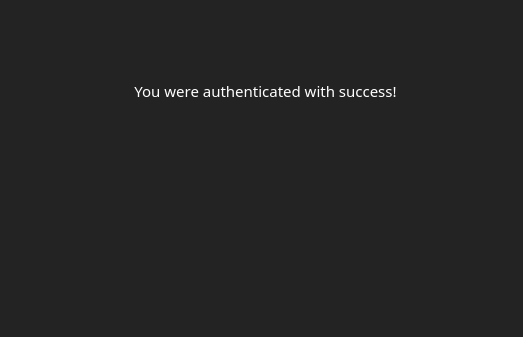
<?xml version="1.0" encoding="UTF-8"?>
<ui version="4.0">
 <class>msg_success</class>
 <widget class="QDialog" name="msg_success">
  <property name="geometry">
   <rect>
    <x>0</x>
    <y>0</y>
    <width>523</width>
    <height>337</height>
   </rect>
  </property>
  <property name="maximumSize">
   <size>
    <width>523</width>
    <height>337</height>
   </size>
  </property>
  <property name="windowTitle">
   <string>Success Message</string>
  </property>
  <property name="windowIcon">
   <iconset>
    <normaloff>images/main_icon.png</normaloff>images/main_icon.png</iconset>
  </property>
  <property name="toolTip">
   <string>authentication success</string>
  </property>
  <property name="styleSheet">
   <string notr="true">background-color: rgb(35, 35, 35);
border-color: rgb(42, 42, 42);
color: rgb(255, 255, 255);</string>
  </property>
  <widget class="QLabel" name="register_success_msg">
   <property name="geometry">
    <rect>
     <x>30</x>
     <y>40</y>
     <width>471</width>
     <height>101</height>
    </rect>
   </property>
   <property name="font">
    <font>
     <family>Hack</family>
     <pointsize>11</pointsize>
    </font>
   </property>
   <property name="text">
    <string>You were authenticated with success!</string>
   </property>
   <property name="alignment">
    <set>Qt::AlignCenter</set>
   </property>
  </widget>
  <widget class="QLabel" name="label">
   <property name="geometry">
    <rect>
     <x>160</x>
     <y>160</y>
     <width>191</width>
     <height>161</height>
    </rect>
   </property>
   <property name="text">
    <string/>
   </property>
   <property name="pixmap">
    <pixmap>images/icons8-cadeado-2.gif</pixmap>
   </property>
   <property name="scaledContents">
    <bool>true</bool>
   </property>
   <property name="alignment">
    <set>Qt::AlignCenter</set>
   </property>
  </widget>
 </widget>
 <resources/>
 <connections/>
</ui>
